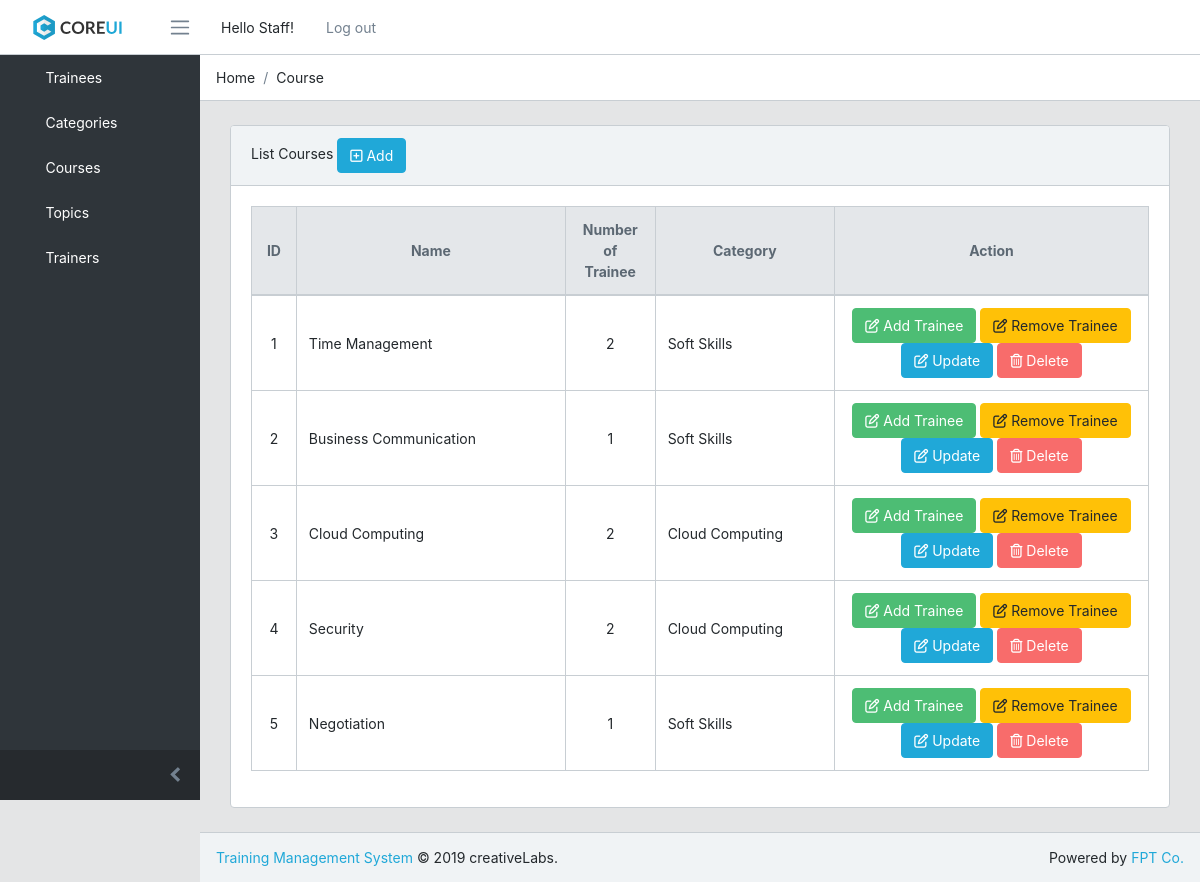
Screenshot of /?controller=course (signed in) with the database file from the repository.
### tables this page shows
CREATE TABLE IF NOT EXISTS `gu_course` (
  `CourseID` int(11) NOT NULL AUTO_INCREMENT,
  `CategoryID` int(11) NOT NULL,
  `CourseName` varchar(100) NOT NULL,
  PRIMARY KEY (`CourseID`),
  KEY `CategoryID` (`CategoryID`)
);

CREATE TABLE IF NOT EXISTS `gu_category` (
  `CategoryID` int(11) NOT NULL AUTO_INCREMENT,
  `CategoryName` varchar(100) NOT NULL,
  `Description` varchar(100) DEFAULT NULL,
  PRIMARY KEY (`CategoryID`)
);

### controllers/course_controller.php (called while the page is built, shortened)
<?php
require_once('controllers/base_controller.php');
require_once('models/course.php');
class CourseController extends BaseController
{
  function __construct()
  {
    $this->folder = 'course';
  }
  public function index()
  {
    $courses = Course::all();
    $data = array('courses' => $courses);
    $this->render('index', $data);
  }
}

### routes.php (called while the page is built, shortened)
<?php
	$controller = new $klass;
	$controller->$action();

### index.php (called while the page is built, shortened)
<?php
	require_once('routes.php');

### models/course.php (called while the page is built, shortened)
<?php
class Course
{
  function __construct($id, $name, $categoryId, $categoryName, $traineeNumber)
  {
    $this->id = $id;
    $this->name = $name;
    $this->categoryName = $categoryName;
    $this->traineeNumber = $traineeNumber;
  }
  static function all()
  {
    $list = [];
    $db = DB::getInstance();
    $req = $db->query("SELECT gu_course.*, gu_category.CategoryName, COUNT(gu_enrollment.TraineeID) as number_trainee
                        FROM (gu_course LEFT JOIN gu_category ON gu_course.CategoryID = gu_category.CategoryID)
                        LEFT JOIN gu_enrollment ON gu_course.CourseID = gu_enrollment.CourseID
                        GROUP BY gu_course.CourseID
                        ORDER BY CourseID ASC;");
    foreach ($req->fetchAll() as $item) {
      $list[] = new Course($item['CourseID'], $item['CourseName'], $item['CategoryID'], $item['CategoryName'], $item['number_trainee']);
    }
    return $list;
  }
}

### views/course/index.php (the view)
<div class="row">
  <div class="col-md-12">
    <div class="card">
      <div class="card-header">List Courses <a href="./?controller=course&action=show"><button class="btn btn-primary" type="button">
          <i class="fa fa-plus-square-o"></i>&nbsp;Add
        </button></a></div>
      <div class="card-body">
          <table class="table table-responsive-sm table-bordered">
              <thead class="thead-light">
                <tr>
                  <th class="text-center align-middle" style="width:5%">ID</th>
                  <th class="text-center align-middle" style="width:30%">Name</th>
                  <th class="text-center align-middle" style="width:10%">Number of Trainee</th>
                  <th class="text-center align-middle" style="width:20%">Category</th>
                  <th class="text-center align-middle" style="width:35%">Action</th>
                </tr>
              </thead>
              <tbody>
				<?php foreach ($courses as $course) { ?>
				<tr>
					<td class="text-center align-middle">
						<div><?=$course->id;?> <div>
					</td>
					<td class="align-middle">
						<div><?=$course->name;?><div>
					</td>
					<td class="text-center align-middle">
						<div><?=$course->traineeNumber;?><div>
					</td>
					<td class="align-middle">
						<div><?=$course->categoryName;?><div>
					</td>
					<td class="text-center align-middle">
						<a href="./?controller=course&action=list_unassign&id=<?=$course->id?>"><button class="btn btn-success" type="button">
	                      <i class="fa fa-pencil-square-o"></i>&nbsp;Add Trainee
	                    </button></a>
	                    <a href="./?controller=course&action=list_assign&id=<?=$course->id?>"><button class="btn btn-warning" type="button">
	                      <i class="fa fa-pencil-square-o"></i>&nbsp;Remove Trainee
	                    </button></a>
						<a href="./?controller=course&action=show&id=<?=$course->id?>"><button class="btn btn-primary" type="button">
	                      <i class="fa fa-pencil-square-o"></i>&nbsp;Update
	                    </button></a>
	                    <a href="./?controller=course&action=delete&id=<?=$course->id?>"><button class="btn btn-danger" type="button">
	                      <i class="fa fa-trash-o"></i>&nbsp;Delete
	                    </button></a>
					</td>
				</tr>
				<?php } ?>
			  </tbody>
    	</table>
  	  </div>
	</div>
  </div>
</div>

### controllers/base_controller.php (shortened to what this page needs)
<?php
class BaseController
{
  protected $folder;
  function render($file, $data = array())
  {
    $view_file = 'views/' . $this->folder . '/' . $file . '.php';
    if (is_file($view_file)) {
      extract($data);
      require_once('views/partials/header.php');
      require_once($view_file);
      $content = ob_get_clean();
      require_once('views/layout.php');
      require_once('views/partials/footer.php');
    } else {
      header('Location: index.php?controller=pages&action=error');
    }
  }
}

### views/partials/header.php (shortened to what this page needs)
<!DOCTYPE html>
<html lang="en">
  <head>
    <link href="assets/node_modules/@coreui/icons/css/coreui-icons.min.css" rel="stylesheet">
    <link href="assets/node_modules/flag-icon-css/css/flag-icon.min.css" rel="stylesheet">
    <link href="assets/node_modules/font-awesome/css/font-awesome.min.css" rel="stylesheet">
    <link href="assets/node_modules/simple-line-icons/css/simple-line-icons.css" rel="stylesheet">
    <link href="assets/css/style.css" rel="stylesheet">
    <link href="assets/css/pace.min.css" rel="stylesheet">
  </head>
  <body class="app header-fixed sidebar-fixed aside-menu-fixed sidebar-lg-show">
    <header class="app-header navbar">
      <a class="navbar-brand" href="#">
        <img class="navbar-brand-full" src="assets/img/brand/logo.svg" width="89" height="25" alt="CoreUI Logo">
      </a>
      <button class="navbar-toggler sidebar-toggler d-md-down-none" type="button" data-toggle="sidebar-lg-show">
        <span class="navbar-toggler-icon"></span>
      </button>
      <ul class="nav navbar-nav d-md-down-none">
        <li class="nav-item px-3">Hello <?= $_SESSION['role'] ?>!
        </li>
        <li class="nav-item px-3"><a class="nav-link" href="./logout.php">Log out</a>
        </li>
      </ul>
    </header>

### views/layout.php (shortened to what this page needs)
<div class="app-body">
  <div class="sidebar">
    <nav class="sidebar-nav">
      <ul class="nav">
        <?php if($_SESSION['role']=='Staff') {?>
        <li class="nav-item">
          <a class="nav-link" href="./?controller=trainee">
            <i class="nav-icon icon-user"></i> Trainees</a>
        </li>
        <li class="nav-item">
          <a class="nav-link" href="./?controller=category">
            <i class="nav-icon icon-pencil"></i> Categories</a>
        </li>
        <li class="nav-item">
          <a class="nav-link" href="./?controller=course">
            <i class="nav-icon icon-pencil"></i> Courses</a>
        </li>
        <li class="nav-item">
          <a class="nav-link" href="./?controller=topic">
            <i class="nav-icon icon-pencil"></i> Topics</a>
        </li>
        <li class="nav-item">
          <a class="nav-link" href="./?controller=trainer">
            <i class="nav-icon icon-user"></i> Trainers</a>
        </li>
        <?php } ?>
      </ul>
    </nav>
    <button class="sidebar-minimizer brand-minimizer" type="button"></button>
  </div>
  <main class="main">
    <ol class="breadcrumb">
      <li class="breadcrumb-item">Home</li>
      <li class="breadcrumb-item"><?=isset($_GET['controller'])? ucwords($_GET['controller']):""?></li>
    </ol>
    <div class="container-fluid">
      <?= @$content ?>
    </div>
  </main>
</div>

### views/partials/footer.php (shortened to what this page needs)
    <footer class="app-footer">
      <div>
        <a href="#">Training Management System</a>
        <span>&copy; 2019 creativeLabs.</span>
      </div>
      <div class="ml-auto">
        <span>Powered by</span>
        <a href="#">FPT Co.</a>
      </div>
    </footer>
  </body>
</html>

### rows the page displays
gu_course: CourseID "1", CourseName "Time Management", traineeNumber "2", CategoryID.CategoryName "Soft Skills"
gu_course: CourseID "2", CourseName "Business Communication", traineeNumber "1", CategoryID.CategoryName "Soft Skills"
gu_course: CourseID "3", CourseName "Cloud Computing", traineeNumber "2", CategoryID.CategoryName "Cloud Computing"
gu_course: CourseID "4", CourseName "Security", traineeNumber "2", CategoryID.CategoryName "Cloud Computing"
gu_course: CourseID "5", CourseName "Negotiation", traineeNumber "1", CategoryID.CategoryName "Soft Skills"

### other values shown
$_SESSION['role'] "Staff"
$_GET['controller'] "Course"
